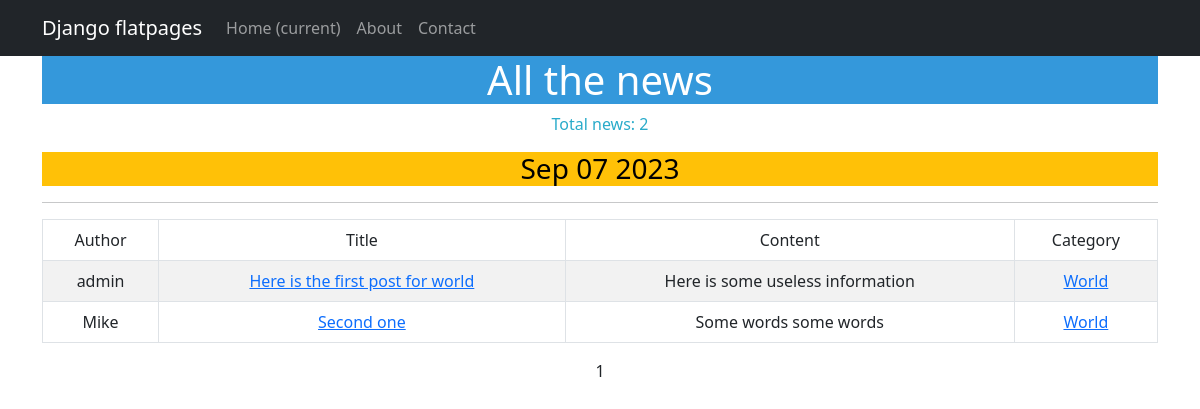
/articles/categories/2, run on an earlier commit of the app's database.
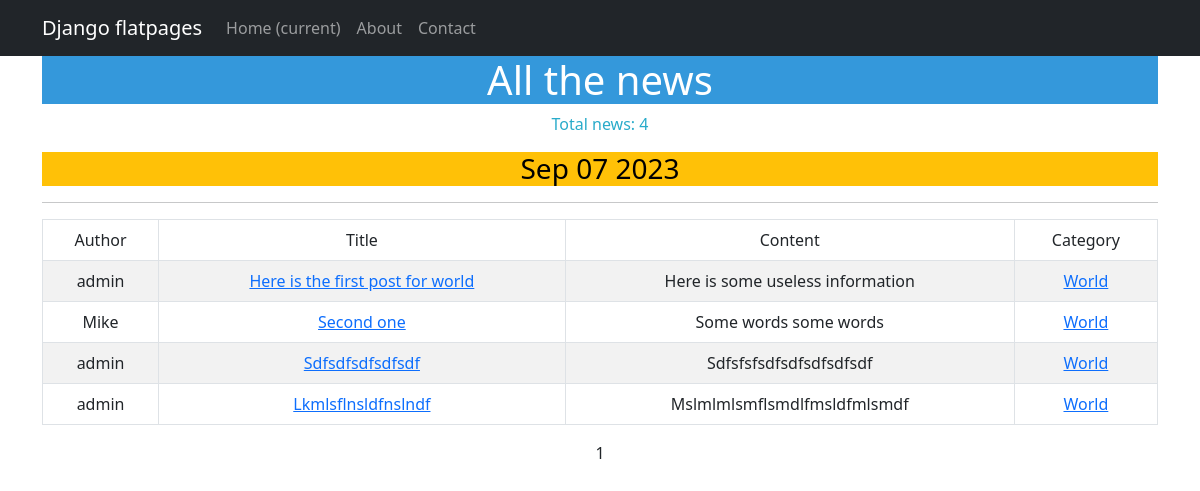
And on a later commit of the database.
### application/models.py (models this page shows, shortened)
class Post(models.Model):
    author = models.ForeignKey(Author, on_delete=models.CASCADE)
    options = models.CharField(max_length=10, choices=[('article', 'Article'), ('news', 'News')], default='article')
    time_of_creation = models.DateTimeField(auto_now_add=True)
    categories = models.ManyToManyField('Category', through='PostCategory')
    title = models.CharField(max_length=255)
    content_of_article = models.TextField()
    rating = models.IntegerField(default=0)

class Author(models.Model):
    author = models.OneToOneField(User, on_delete=models.CASCADE)
    rating = models.IntegerField(default=0)

class Category(models.Model):
    categories = models.CharField(max_length=64,
                                default="Name_of_category",
                                unique=True)
    subscribers = models.ManyToManyField(User, blank=True, default='h', related_name='categories')
    def __str__(self):
        return self.categories

### application/views.py (the view)
# urls.py: path('categories/<int:pk>', CategoryListView.as_view(), name = 'category_list'),
class CategoryListView(PostList):
    model = Post
    template_name = 'news/category_list.html'
    context_object_name = 'category_news_list'
    def get_queryset(self):
        self.category = get_object_or_404(Category, id=self.kwargs['pk'])
        queryset = Post.objects.filter(categories=self.category) #.order_by('-created_at')
        return queryset
    def get_context_data(self, **kwargs):
        context = super().get_context_data(**kwargs)
        context['is_not_subscriber'] = self.request.user not in self.category.subscribers.all()
        context['category'] = self.category
        return context

### news/templatetags/custom_tags.py (called while the page is built)
@register.simple_tag()
def current_time(format_string='%b %d %Y'):
   return datetime.utcnow().strftime(format_string)

### templates/news/category_list.html (shortened to what this page needs)
{% extends 'flatpages/default.html' %}
{% load custom_filters %}
{% load custom_tags %}
{% block content %}
   <h1 style="background-color: #3498DB; color: #ffffff;">All the news</h1>
   <p style="color: #29ABCA;">Total news: {{ category_news_list|length }}</p>
   <h3 style="background-color: #FFC107; color: #000000;">{% current_time '%b %d %Y' %}</h3>
   <hr>
   {% if category_news_list %}
       <table class="table table-bordered table-striped table-hover">
           <thead>
                   <td>Author</td>
                   <td>Title</td>
                   <td>Content</td>
                   <td>Category</td>
           </thead>
           <tbody>
           {% for post in category_news_list %}
           <tr>
               <td>{{ post.author.author }}</td>
               <td><a href="{% url 'post_detail' post.id %}"> {{ post.title|capfirst }} </a></td>
               <td>{{ post.content_of_article|truncatewords:20|capfirst }}</td>
               <td>
                   {% for category in post.categories.all %}
                    <a href = "{% url 'category_list' category.id %}">{{ category|capfirst }}</a>
                   {% endfor %}
               </td>
           </tr>
           {% endfor %}
       </table>
   {% else %}
       <h2 style="color: #29ABCA;">No news is a good news!</h2>
   {% endif %}
   {{ page_obj.number }}
{% endblock content %}

What changed in the data, as far as the page shows it:
added Post: author.author "admin", title "Sdfsdfsdfsdfsdf", content_of_article "Sdfsfsfsdfsdfsdfsdfsdf", Category (categories "World")
added Post: author.author "admin", title "Lkmlsflnsldfnslndf", content_of_article "Mslmlmlsmflsmdlfmsldfmlsmdf", Category (categories "World")
Also different on the page:
{{ category_news_list|length }}: "2" → "4"
